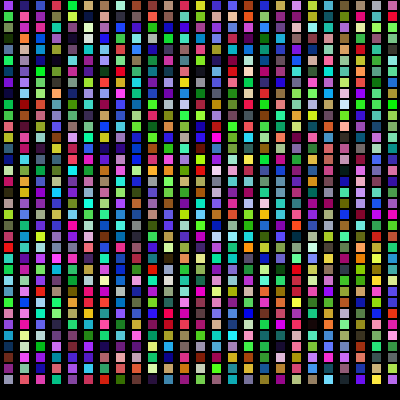
Frame 1 (no input)
Frame 60 (the mouse pressed at the canvas centre just before this capture): identical to frame 1, image omitted
Frame 120 (the mouse held since frame 60 and released just before this capture): identical to frame 1, image omitted

The Processing sketch that drew this single still picture (run headless with seeded random() and noise(); from frame 60 on, the mouse is pressed at the canvas centre):

// Processing sketch: C_yetmorefunwitharrays
// ── C_yetmorefunwitharrays.pde

int NUMCOLS = 25;
int NUMROWS = 35;

int sqsz = 10; // size of the square

int NUMCOLORS = NUMROWS*NUMCOLS;

int[] reds = new int[NUMCOLORS];
int[] greens = new int[NUMCOLORS];
int[] blues = new int[NUMCOLORS];

int themode = 0;
int keylock = 0;

void setup()
{
  size(400, 400);
  frameRate(30); // this sets the frame rate

  for (int i = 0;i<NUMCOLORS;i++)
  {
    reds[i] = int(random(0, 255)); 
    greens[i] = int(random(0, 255)); 
    blues[i] = int(random(0, 255));
  }
}

void draw()
{ 
    background(0);
    
    float colstep = width/NUMCOLS; // how many pixels is a column width???
    float rowstep = height/NUMROWS; // how many pixels is a row height???
    
    for (int i=0;i<NUMCOLS;i++)
    {
      for(int j=0;j<NUMROWS;j++)
      {
        int colorpointer = i*NUMROWS+j;
        //println(colorpointer);
 
        fill(reds[colorpointer], greens[colorpointer], blues[colorpointer]);

        float x = float(i)*colstep;
        float y = float(j)*rowstep;

        rect(x-sqsz/2+(colstep/2), y-sqsz/2+(rowstep/2), sqsz, sqsz);
      
      }
    }
}



void keyPressed()
{  
    if (key=='m'&&keylock==0)
    {
      themode = 1-themode;
      keylock=1;
      println("WE JUST PRESSED THE KEY!!!!!!!!!!");
    }  
}

void keyReleased()
{
      keylock = 0;
      println("WE JUST RELEASED THE KEY!!!!!!!!!!");
  
  
}
